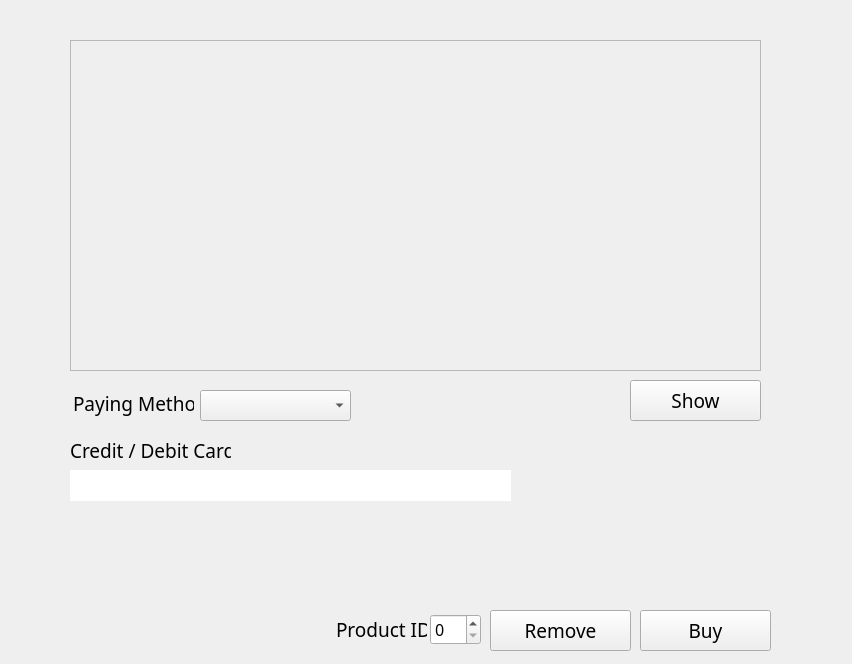
   <widget class="QWidget" name="CartPage">
    <widget class="QLabel" name="Cart_CartDisplay">
     <property name="geometry">
      <rect>
       <x>70</x>
       <y>40</y>
       <width>691</width>
       <height>331</height>
      </rect>
     </property>
     <property name="font">
      <font>
       <family>Source Sans Pro</family>
       <pointsize>14</pointsize>
      </font>
     </property>
     <property name="frameShape">
      <enum>QFrame::StyledPanel</enum>
     </property>
     <property name="text">
      <string/>
     </property>
     <property name="alignment">
      <set>Qt::AlignLeading|Qt::AlignLeft|Qt::AlignTop</set>
     </property>
    </widget>
    <widget class="QPushButton" name="Cart_BuyButton">
     <property name="geometry">
      <rect>
       <x>640</x>
       <y>610</y>
       <width>131</width>
       <height>41</height>
      </rect>
     </property>
     <property name="font">
      <font>
       <family>Coolvetica Rg</family>
       <pointsize>14</pointsize>
      </font>
     </property>
     <property name="text">
      <string>Buy</string>
     </property>
     <property name="flat">
      <bool>false</bool>
     </property>
    </widget>
    <widget class="QLabel" name="Cart_PayingMethodLabel">
     <property name="geometry">
      <rect>
       <x>73</x>
       <y>383</y>
       <width>121</width>
       <height>41</height>
      </rect>
     </property>
     <property name="font">
      <font>
       <family>Source Sans Pro</family>
       <pointsize>14</pointsize>
       <weight>50</weight>
       <bold>false</bold>
      </font>
     </property>
     <property name="text">
      <string>Paying Method</string>
     </property>
    </widget>
    <widget class="QPushButton" name="Cart_RemoveButton">
     <property name="geometry">
      <rect>
       <x>490</x>
       <y>610</y>
       <width>141</width>
       <height>41</height>
      </rect>
     </property>
     <property name="font">
      <font>
       <family>Coolvetica Rg</family>
       <pointsize>14</pointsize>
      </font>
     </property>
     <property name="text">
      <string>Remove</string>
     </property>
     <property name="flat">
      <bool>false</bool>
     </property>
    </widget>
    <widget class="QPushButton" name="Cart_ShowCartButton">
     <property name="geometry">
      <rect>
       <x>630</x>
       <y>380</y>
       <width>131</width>
       <height>41</height>
      </rect>
     </property>
     <property name="font">
      <font>
       <family>Coolvetica Rg</family>
       <pointsize>14</pointsize>
      </font>
     </property>
     <property name="text">
      <string>Show</string>
     </property>
     <property name="flat">
      <bool>false</bool>
     </property>
    </widget>
    <widget class="QSpinBox" name="Cart_ProductIDInput">
     <property name="geometry">
      <rect>
       <x>430</x>
       <y>614</y>
       <width>51</width>
       <height>31</height>
      </rect>
     </property>
     <property name="font">
      <font>
       <family>Source Sans Pro</family>
       <pointsize>12</pointsize>
      </font>
     </property>
     <property name="maximum">
      <number>999</number>
     </property>
    </widget>
    <widget class="QLabel" name="Cart_ProductIDLabel">
     <property name="geometry">
      <rect>
       <x>336</x>
       <y>609</y>
       <width>91</width>
       <height>41</height>
      </rect>
     </property>
     <property name="font">
      <font>
       <family>Source Sans Pro</family>
       <pointsize>14</pointsize>
       <weight>50</weight>
       <bold>false</bold>
      </font>
     </property>
     <property name="text">
      <string>Product ID</string>
     </property>
    </widget>
    <widget class="QLineEdit" name="Cart_CardNumberInput">
     <property name="geometry">
      <rect>
       <x>70</x>
       <y>470</y>
       <width>441</width>
       <height>31</height>
      </rect>
     </property>
     <property name="font">
      <font>
       <family>Source Sans Pro</family>
       <pointsize>14</pointsize>
      </font>
     </property>
     <property name="frame">
      <bool>false</bool>
     </property>
    </widget>
    <widget class="QComboBox" name="Cart_PayingMethodInput">
     <property name="geometry">
      <rect>
       <x>200</x>
       <y>390</y>
       <width>151</width>
       <height>31</height>
      </rect>
     </property>
     <property name="font">
      <font>
       <family>Source Sans Pro</family>
       <pointsize>12</pointsize>
      </font>
     </property>
    </widget>
    <widget class="QLabel" name="Cart_Background">
     <property name="geometry">
      <rect>
       <x>0</x>
       <y>0</y>
       <width>843</width>
       <height>655</height>
      </rect>
     </property>
     <property name="text">
      <string/>
     </property>
    </widget>
    <widget class="QLabel" name="Cart_CardLabel">
     <property name="geometry">
      <rect>
       <x>70</x>
       <y>430</y>
       <width>161</width>
       <height>41</height>
      </rect>
     </property>
     <property name="font">
      <font>
       <family>Source Sans Pro</family>
       <pointsize>14</pointsize>
       <weight>50</weight>
       <bold>false</bold>
      </font>
     </property>
     <property name="text">
      <string>Credit / Debit Card</string>
     </property>
    </widget>
    <zorder>Cart_Background</zorder>
    <zorder>Cart_CartDisplay</zorder>
    <zorder>Cart_BuyButton</zorder>
    <zorder>Cart_PayingMethodLabel</zorder>
    <zorder>Cart_RemoveButton</zorder>
    <zorder>Cart_ShowCartButton</zorder>
    <zorder>Cart_ProductIDInput</zorder>
    <zorder>Cart_ProductIDLabel</zorder>
    <zorder>Cart_CardNumberInput</zorder>
    <zorder>Cart_PayingMethodInput</zorder>
    <zorder>Cart_CardLabel</zorder>
   </widget>
